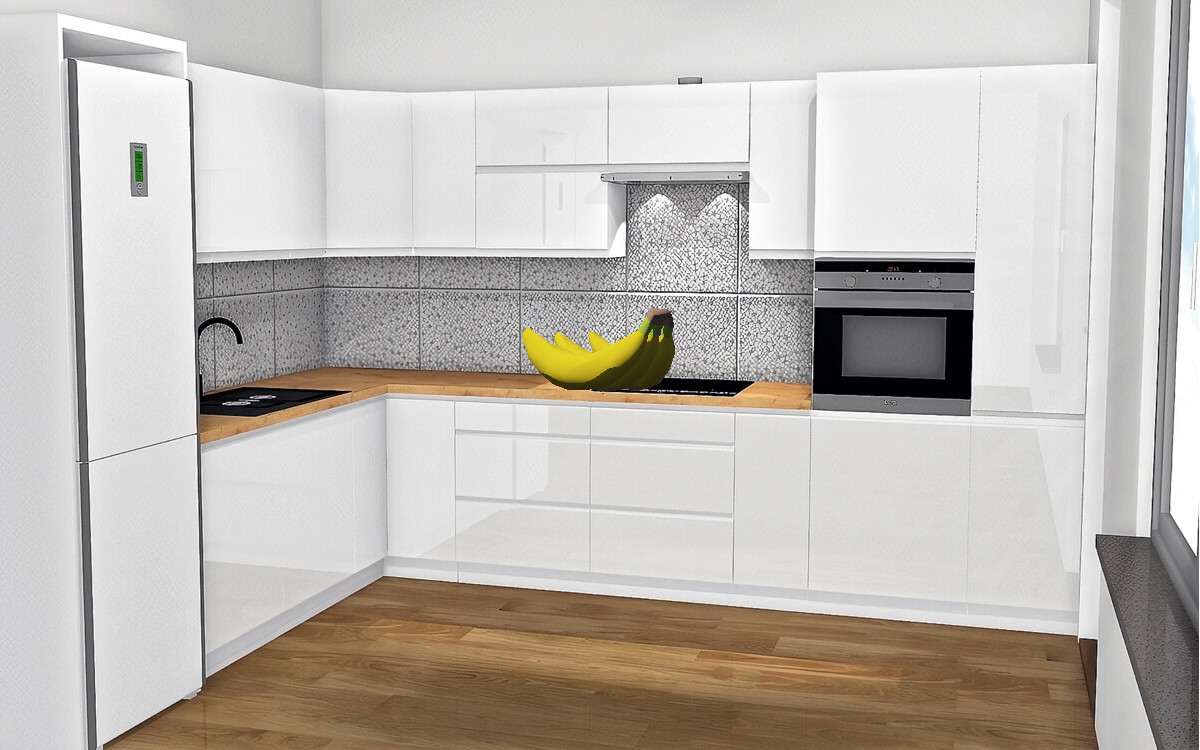
#> input picture image_classification/DetectionTest.jpg, 1200 x 750 px; its folder holds only this picture in this run
$ jupyter execute --allow-errors Classify.ipynb
#> lines starting #> are read from the running program, lines starting #| are printed output that depends on the picture
[cell 1]
import numpy as np
import cv2 as cv
import glob
import matplotlib.pyplot as plt
import os

[cell 2]
image_path_train = "output_images\\variant_0"
image_path_test = "output_images\\variant_3"

### Histogram

[cell 3]
# Histogram
def get_histogram(image):
    return [cv.calcHist([ch], [0], None, [256], [0, 256]).flatten()/ch.size for ch in cv.split(image)]

[cell 4]
test_image = cv.imread("TestImage.png")

#> (the rest of this cell did not finish here and is left out)

### Background removal

[cell 5]
for im_path in glob.glob(f"{image_path_train}\\*.png")+glob.glob(f"{image_path_test}\\*.png"):
    if "ROI" in im_path or "mask" in im_path: continue

    im = cv.imread(im_path)

    hist_b, hist_g, hist_r = get_histogram(im)
    max_b, max_g, max_r = int(np.argmax(hist_b)), int(np.argmax(hist_g)), int(np.argmax(hist_r))

    #print(f"Max values: B:{max_b}, G:{max_g}, R:{max_r}")

    EPS = 5
    mask = 255-cv.inRange(im, (max_b-EPS, max_g-EPS, max_r-EPS), (max_b+EPS, max_g+EPS, max_r+EPS))

    mask = cv.morphologyEx(mask, cv.MORPH_OPEN, cv.getStructuringElement(cv.MORPH_ELLIPSE, (7, 7)))

    cv.imwrite(im_path.split('.')[0]+"_mask.png", mask)

    # Find contours
    cntrs = cv.findContours(mask, cv.RETR_EXTERNAL, cv.CHAIN_APPROX_SIMPLE)[0]
    if not len(cntrs): continue
    # Merge all contours
    cntrs = cv.convexHull(np.concatenate(cntrs))

    # Bounding box and ROI
    x1, y1, w, h = cv.boundingRect(cntrs)
    x2, y2 = x1+w, y1+h

    x1 = np.clip(x1-5, 0, im.shape[1])
    y1 = np.clip(y1-5, 0, im.shape[0])
    x2 = np.clip(x2+5, 0, im.shape[1])
    y2 = np.clip(y2+5, 0, im.shape[0])

    cv.imwrite(im_path.split('.')[0]+"_ROI.png", im[y1:y2, x1:x2])

### Mean histogram (per class)

[cell 6]
data_image_paths = {
    clsid: glob.glob(f"{image_path_train}\\object_{clsid}*_ROI.png")
    for clsid in range(10)
}
data_mean_hist = {}

[cell 7]
for clsid, impaths in data_image_paths.items():
    images = [cv.imread(img) for img in impaths]
    histograms = np.array([get_histogram(im) for im in images], dtype=float)
    print(histograms.shape)
    if histograms.shape[0] == 0:
        histograms = np.full((1, 3, 256), 1/256)

    b = np.mean(histograms[:,0,:], axis=0)
    g = np.mean(histograms[:,1,:], axis=0)
    r = np.mean(histograms[:,2,:], axis=0)

    fig,ax = plt.subplots(1, 1, figsize=(5, 2))
    ax.plot(b, color='b', linewidth=1)
    ax.plot(g, color='g', linewidth=1)
    ax.plot(r, color='r', linewidth=1)
    ax.grid()
    fig.tight_layout()
    plt.show()
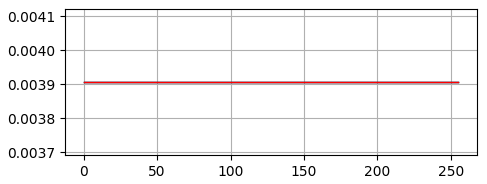
#> figure drawn by matplotlib, 1 panel

    np.savez_compressed(f"{image_path_train}\\object_{clsid}_histogram.npz", b=b, g=g, r=r)

    data_mean_hist[clsid] = b, g, r

### Test - training data

[cell 8]
preds, labels = [], []
for im_path in glob.glob(f"{image_path_train}\\object_*_ROI.png"):

    label = int(os.path.basename(im_path).split('object_')[1].split('-')[0])

    im = cv.imread(im_path)

    im_b, im_g, im_r = get_histogram(im)

    # Calculate MAE
    mae = []
    for clsid, (data_b, data_g, data_r) in data_mean_hist.items():
        diff_b = np.abs(data_b-im_b)
        diff_g = np.abs(data_g-im_g)
        diff_r = np.abs(data_r-im_r)

        mae.append(np.nanmean(diff_b)+np.nanmean(diff_g)+np.nanmean(diff_r))

    mae = np.array(mae)/np.sum(mae)

    pred = np.argmin(mae)

    preds.append(pred)
    labels.append(label)

    #print(f"{label}, {pred}, {np.min(mae):.3f}")

[cell 9]
from sklearn.metrics import accuracy_score

print(f"Accuracy: {accuracy_score(labels, preds)*100:.1f}%")

from sklearn.metrics import confusion_matrix
import seaborn as sns

cm = confusion_matrix(labels, preds)
plt.figure(figsize=(8, 8))
#> (the rest of this cell did not finish here and is left out)

### Test - different domain

[cell 10]
preds, labels = [], []
for im_path in glob.glob(f"{image_path_test}\\object_*_ROI.png"):

    label = int(os.path.basename(im_path).split('object_')[1].split('-')[0])

    im = cv.imread(im_path)

    im_b, im_g, im_r = get_histogram(im)

    # Calculate MAE
    mae = []
    for clsid, (data_b, data_g, data_r) in data_mean_hist.items():
        diff_b = np.abs(data_b-im_b)
        diff_g = np.abs(data_g-im_g)
        diff_r = np.abs(data_r-im_r)

        mae.append(np.nanmean(diff_b)+np.nanmean(diff_g)+np.nanmean(diff_r))

    mae = np.array(mae)/np.sum(mae)

    pred = np.argmin(mae)

    preds.append(pred)
    labels.append(label)

    #print(f"{label}, {pred}, {np.min(mae):.3f}")

[cell 11]
print(f"Accuracy: {accuracy_score(labels, preds)*100:.1f}%")

cm = confusion_matrix(labels, preds)
plt.figure(figsize=(8, 8))
#> (the rest of this cell did not finish here and is left out)

### Object detection

[cell 12]
im = cv.imread("DetectionTest.jpg")
#> im is the input picture: shape (750, 1200, 3); mean B, G, R 178.9, 185.5, 190.8

plt.imshow(cv.cvtColor(im, cv.COLOR_BGR2RGB))
plt.axis('off')
plt.show()

SLIDING_WINDOW_SIZE = 100
STEP = SLIDING_WINDOW_SIZE

w,h = int(np.ceil(im.shape[0]/SLIDING_WINDOW_SIZE)),int(np.ceil(im.shape[1]/SLIDING_WINDOW_SIZE))
#> w = 8; h = 12

results = np.zeros((w,h), dtype=float)

for i,y1 in enumerate(range(0, im.shape[0], STEP)):
    y2 = np.clip(y1+SLIDING_WINDOW_SIZE, 0, im.shape[0])

    for j,x1 in enumerate(range(0, im.shape[1], STEP)):
        x2 = np.clip(x1+SLIDING_WINDOW_SIZE, 0, im.shape[1])

        roi = im[y1:y2, x1:x2]
        if roi.size == 0: continue

        im_b, im_g, im_r = get_histogram(roi)

        data_b, data_g, data_r = data_mean_hist[0]
        diff_b = np.abs(data_b-im_b)
        diff_g = np.abs(data_g-im_g)
        diff_r = np.abs(data_r-im_r)

        mae = np.nanmean(diff_b)+np.nanmean(diff_g)+np.nanmean(diff_r)

        results[i,j] = mae
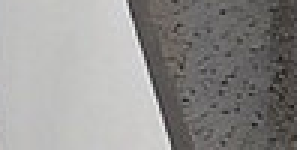
#> roi: shape (50, 100, 3) (shown 3 times larger); mean B, G, R 144.1, 145.8, 147.2

results = 255-np.round(results/np.max(results)*255.0).astype(np.uint8)
results = cv.resize(results, (im.shape[1], im.shape[0]), interpolation=cv.INTER_NEAREST)
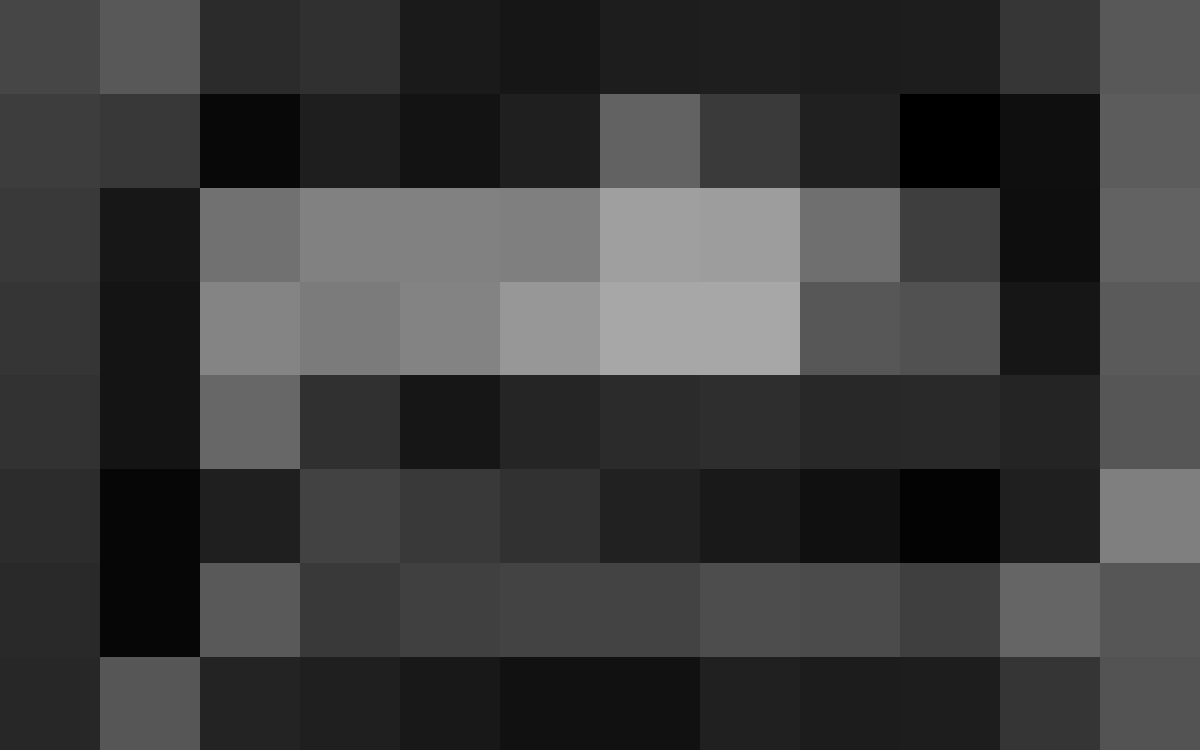
#> results: shape (750, 1200); min 0, max 167, mean 60.2

plt.imshow(results, cmap='hot')
plt.axis('off')
plt.show()
